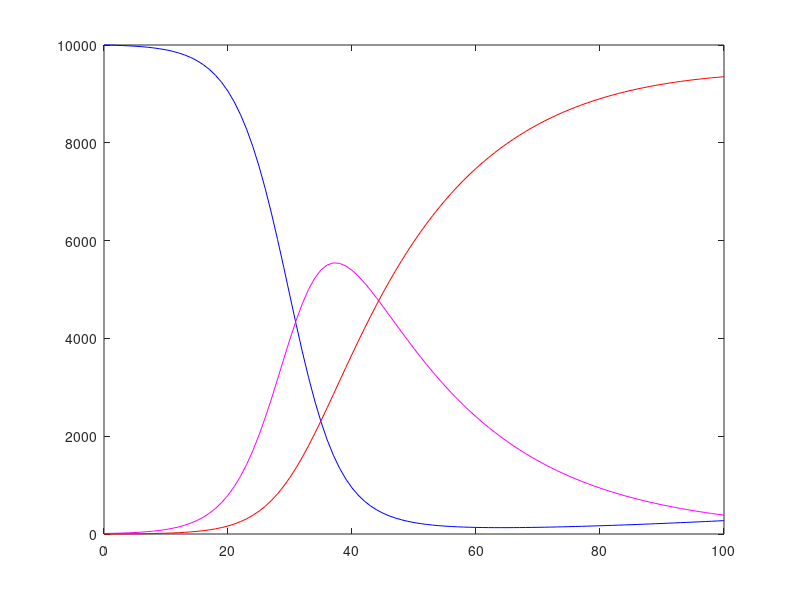

The MATLAB script that drew this image: (Note: this script raises an error after producing the figure.)
% Date created: Jan 30, 2024
% R. Manica

% This code runs the SIR Model

clear all;

S(1) = 10000;
I(1) = 10;
R(1) = 0;
time(1) = 0;

beta = .00003;
alpha= .05;
delta = 0.001;

% Disctrete-time SIR Model
for i = 1:100
    S(i+1) = S(i)-beta*I(i)*S(i) + delta*R(i);
    I(i+1) = I(i)+beta*I(i)*S(i) - alpha*I(i);
    R(i+1) = R(i)+alpha*I(i)- delta*R(i);
    time(i+1) = i ;
end

figure(1)
plot(time,S,'b',time,I,'m',time,R,'r')
title('Plot of # of (S, I ,R) People Against Time',FontName='serif')
xlabel('Time (days)',FontName='serif')
ylabel('S, I, R (# of people)',FontName='serif')
grid on;
xticks(0:10:100)
yticks(0:1000:10000)